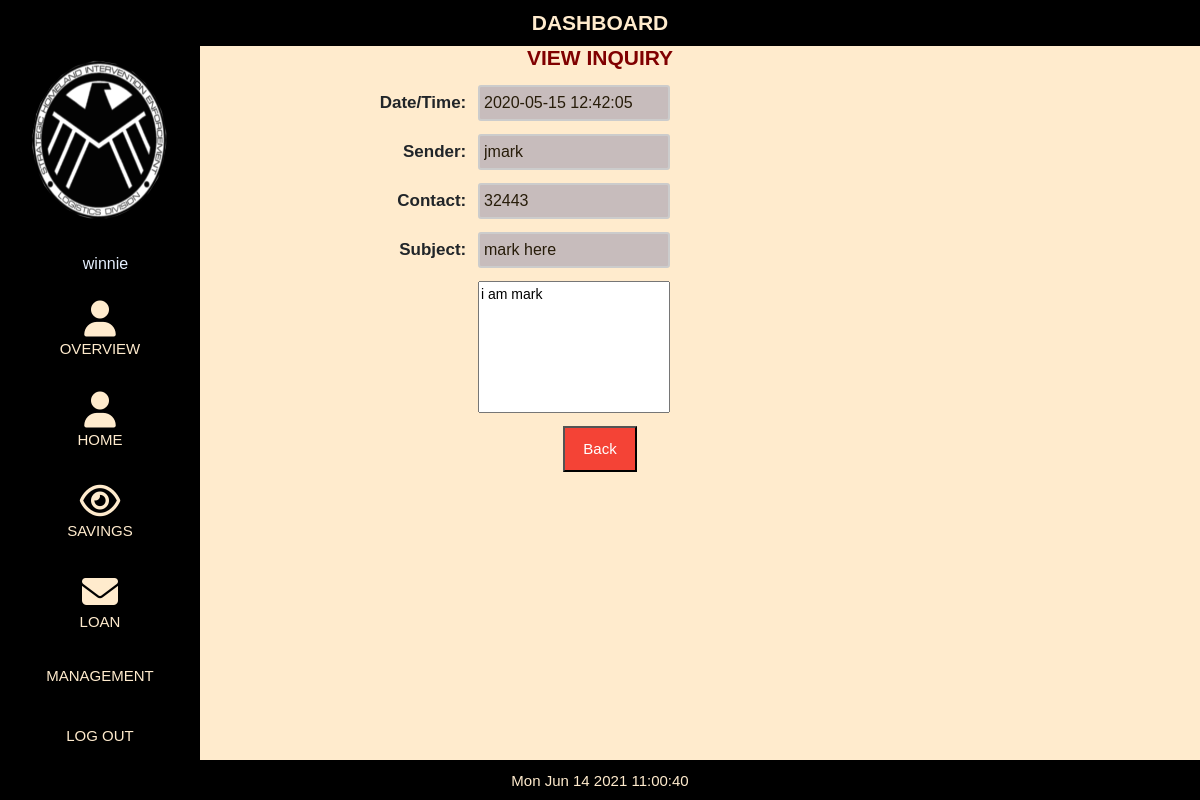
Screenshot of /admin/view_inquiry.php?page=view_inquiry&inquiryId=2 (signed in) with the database file from the repository.
### tables this page shows
CREATE TABLE `admintb` (
  `adminId` int(20) NOT NULL,
  `photo` blob NOT NULL,
  `admin_name` varchar(50) NOT NULL,
  `gender` enum('Male','Female','Other') NOT NULL,
  `contact` varchar(20) NOT NULL,
  `joinDate` date NOT NULL,
  `status` enum('Active','Inactive') NOT NULL DEFAULT 'Active',
  `username` varchar(50) NOT NULL,
  `pass` varchar(250) NOT NULL
);

CREATE TABLE `inquirytb` (
  `inquiryId` int(20) NOT NULL,
  `dateComposed` datetime NOT NULL,
  `member` varchar(30) NOT NULL,
  `contact` varchar(20) NOT NULL,
  `subject` varchar(30) NOT NULL,
  `message` varchar(300) NOT NULL
);

### admin/view_inquiry.php (the view, shortened to what this page needs)
<!DOCTYPE html>
<html>
<link href="bootsrap/css/bootstrap.css" rel="stylesheet"/>
<link rel="stylesheet" href="css/w3.css">
<link rel="stylesheet" href="../../cdnjs.cloudflare.com/ajax/libs/font-awesome/4.7.0/css/font-awesome.min.css">
<link rel="stylesheet" type="text/css" href="css/style.css" />
<body>
<?php include('menu.php');?>
<h2 class="page-title">VIEW INQUIRY</h2>
<centre>
<?php
include('db.php');
extract($_POST);
$sql=mysqli_query($con,"SELECT * FROM inquirytb WHERE inquiryId='".$_GET['inquiryId']."'");
$res=mysqli_fetch_array($sql);
?>
<div style="padding-left:42%; padding-top:6%; font-size:20px"><?php echo @$err;?></div>
<form method="POST" enctype='multipart/form-data' >
<div class="other-label">Date/Time:
<input class="label-pay" style="background-color:rgb(199, 188, 188)" value="<?php echo $res['dateComposed']; ?>" readonly>
</div>
<div class="other-label">Sender:
<input class="label-pay" style="background-color:rgb(199, 188, 188)" value="<?php echo $res['member']; ?>" readonly>
</div>
<div class="other-label">Contact:
<input class="label-pay" style="background-color:rgb(199, 188, 188)" value="<?php echo $res['contact']; ?>" readonly>
</div>
<div class="other-label">Subject:
<input class="label-pay" style="background-color:rgb(199, 188, 188)" value="<?php echo $res['subject']; ?>" readonly>
</div>
<div class="other-label">
<textarea  name='message' rows=6 style="resize:none;font-weight:lighter;width:30%;font-size:14px" readonly><?php echo $res['message'];?></textarea>
</div>
<center>
<div class="container">
<button class="cancelbtn" type="button" onClick="location.href='inquiry.php'" >Back</button>
</div>
</center>
</form>
</centre>
</body>
</html>

### admin/menu.php (shortened to what this page needs)
<?php
If (!isset($_SESSION['loggedin'])) {
	Header('Location:../index.php');
	Exit;
}include('db.php');
$stmt1 = $con->prepare('SELECT photo, admin_name FROM admintb WHERE adminId = ?');
$stmt1->bind_param('i', $_SESSION['adminId']);
$stmt1->execute();
$stmt1->bind_result($photo,$admin_name);
?>
<!DOCTYPE html>
<html>
<link href="bootsrap/css/bootstrap.css" rel="stylesheet"/>
<link rel="stylesheet" href="css/w3.css">
<link rel="stylesheet" href="../../cdnjs.cloudflare.com/ajax/libs/font-awesome/4.7.0/css/font-awesome.min.css">
<link rel="stylesheet" type="text/css" href="css/style.css" />
<body>
<div class="top-link">
  <nav class="top-nav">DASHBOARD</nav>
</div>
<div class="w3-sidebar w3-bar-block w3-medium w3-hide-small w3-center">
  <img alt="Admin Photo" src="image/<?=$photo?>" style="width:100%;height:25%">
  <input style="with:100%;color:#e6f0ff;background-color:black;text-align:left;margin-top:16px;margin-bottom:16px;border: 0px solid #ccc;font-size:16px;font-weight: lighter;word-wrap:true;text-align:center" value="<?=$admin_name?>" readonly>
  <a href="home.php" class="w3-bar-item w3-button w3-padding-medium w3-hover-black">
    <i class="fa fa-user w3-xxlarge"></i>
    <p>OVERVIEW</p>
  </a>
  <a href="member.php" class="w3-bar-item w3-button w3-padding-medium w3-hover-black">
    <i class="fa fa-user w3-xxlarge"></i>
    <p>HOME</p>
  </a>
  <a href="saving.php" class="w3-bar-item w3-button w3-padding-medium w3-hover-black">
    <i class="fa fa-eye w3-xxlarge"></i>
    <p>SAVINGS</p>
  </a>
  <a href="loan.php" class="w3-bar-item w3-button w3-padding-medium w3-hover-black">
    <i class="fa fa-envelope w3-xxlarge"></i>
    <p>LOAN</p>
  </a>
  <button  style="width:100%;background:transparent;padding: 0px;border: none;" onclick="document.getElementById('id05').style.display='block'"><a class="w3-bar-item w3-button w3-padding-medium w3-hover-black">
    <p>MANAGEMENT</p>
  </a></button>
  <a href="logout.php" class="w3-bar-item w3-button w3-padding-medium w3-hover-black">
    <p>LOG OUT</p>
  </a>
</div>
<div class="bottom-nav">
<?php include('footer.php');?>
</div>
</body>
</html>

### admin/css/w3.css (style rules this page uses)
html { box-sizing: border-box }
*, *:before, *:after { box-sizing: inherit }
html { -ms-text-size-adjust: 100%; -webkit-text-size-adjust: 100% }
body { margin: 0 }
article, aside, details, figcaption, figure, footer, header, main, menu, nav, section, summary { display: block }
a { background-color: transparent; -webkit-text-decoration-skip: objects }
img { border-style: none; width: 100%; height: 60%; }
button, input, select, textarea { font: inherit; margin: 0 }
button, input { overflow: visible }
button, select { text-transform: none }
button, html [type=button], [type=reset], [type=submit] { -webkit-appearance: button }
textarea { overflow: auto }
html, body { font-family: Verdana, sans-serif; font-size: 15px; line-height: 1.5 }
html { overflow-x: hidden }
h2 { font-size: 30px }
h1, h2, h3, h4, h5, h6 { font-family: "Segoe UI", Arial, sans-serif; font-weight: 400; margin: 10px 0 }
img { vertical-align: middle; width: 100%; }
a { color: inherit }
.w3-btn, .w3-button { border: none; display: inline-block; padding: 8px 16px; vertical-align: middle; overflow: hidden; text-decoration: none; color: inherit; background-color: black; text-align: center; cursor: pointer; white-space: nowrap }
.w3-btn, .w3-button { -webkit-touch-callout: none; -webkit-user-select: none; -khtml-user-select: none; -moz-user-select: none; -ms-user-select: none; user-select: none }
.w3-sidebar { height: 100%; width: 200px; position: fixed!important; z-index: 1; overflow: auto }
.w3-bar-block .w3-bar-item { width: 100%; display: block; padding: 8px 16px; text-align: left; border: none; white-space: normal; float: none; outline: 0; color: blanchedalmond; }
.w3-bar-block.w3-center .w3-bar-item { text-align: center }
.w3-medium { font-size: 15px!important }
.w3-xxlarge { font-size: 36px!important }
.w3-center { text-align: center!important; color: black }

### admin/css/style.css (style rules this page uses)
body { background-color: blanchedalmond; box-align: center; }
.top-nav { width: 100%; overflow: hidden; position: relative; padding-top: 7px; padding-bottom: 7px; }
.top-link { display: block; text-align: center; font-size: 140%; color: blanchedalmond; background-color: black; width: 100%; position: fixed; font-weight: bold; }
.page-title { display: block; text-align: center; font-size: 140%; color: blanchedalmond; width: 100%; color: maroon; position: fixed; font-weight: bold; padding-top: 35px; }
.bottom-nav { overflow: hidden; background-color: black; position: fixed; bottom: 0; width: 100%; padding: 10px; }
.cancelbtn { width: auto; padding: 10px 18px; }
.cancelbtn { width: auto; background-color: #f44336; margin: 5px 0; color: white; cursor: pointer; }
.other-label { padding-top: 13px; padding-left: 30px; padding-right: 530px; text-align: right; font-size: 17px; font-weight: bold; }
.label-pay { outline: none; padding: 4px; margin-left: 7px; background: #beb4b4; box-sizing: border-box; background-color: white; float: inline; font-weight: lighter; overflow: hidden; border: 2px solid #ccc; border-radius: 3px; font-size: 16px; background-position: 10px 10px; width: 30%; color: rgb(39, 28, 9); }

### admin/view_inquiry.php (style rules this page uses)
body, h1,h2,h3,h4,h5,h6 { font-family: "Montserrat", sans-serif }
.w3-sidebar { width: 160px;background: black;padding-top: 46px }

### admin/menu.php (style rules this page uses)
body, h1,h2,h3,h4,h5,h6 { font-family: "Montserrat", sans-serif }
.w3-sidebar { width: 200px;padding-top: 46px }

### rows the page displays
admintb: photo (picture), admin_name "winnie"
inquirytb: dateComposed "2020-05-15 12:42:05", member "jmark", contact "32443", subject "mark here", message "i am mark"
